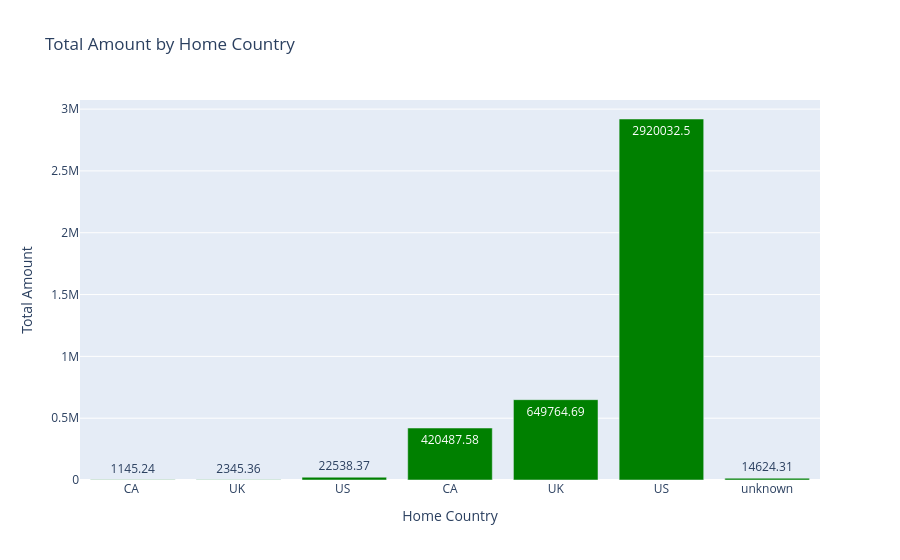

The notebook cell saved with this chart:
### Code cell
# 1. Force amount_src to numeric (float) before grouping
df2['amount_src'] = pd.to_numeric(df2['amount_src'], errors='coerce')

# 2. Grouping by home_country and summing amounts
country_amount = df2.groupby('home_country')['amount_src'].sum().reset_index(name='total_amount')

# 3. Rounding total_amount to 2 decimal places (This will work perfectly now!)
country_amount['total_amount'] = country_amount['total_amount'].round(2)

# Creating the bar plot for total amount by Home Country
fig_country = px.bar(
    country_amount,
    x='home_country', 
    y='total_amount',
    title='Total Amount by Home Country',
    labels={'total_amount': 'Total Amount', 'home_country': 'Home Country'},
    text='total_amount'  # Adding values on top of the bars
)

# Setting colors and hover template
fig_country.update_traces(marker_color='green', hovertemplate='Total Amount: %{y}<extra></extra>')

# Displaying the figure
fig_country.show()

### Figure 1 — Plotly figure (JSON) as saved in the notebook; plotly's stock layout.template omitted (floating-point values rounded to 4 significant figures)
{"data": [{"hovertemplate": "Total Amount: %{y}<extra></extra>", "legendgroup": "", "marker": {"color": "green", "pattern": {"shape": ""}}, "name": "", "orientation": "v", "showlegend": false, "text": [1145.0, 2345.0, 22540.0, 420500.0, 649800.0, 2920000.0, 14620.0], "textposition": "auto", "type": "bar", "x": [" CA  ", " UK  ", " US  ", "CA", "UK", "US", "unknown"], "xaxis": "x", "y": [1145.0, 2345.0, 22540.0, 420500.0, 649800.0, 2920000.0, 14620.0], "yaxis": "y"}], "layout": {"barmode": "relative", "legend": {"tracegroupgap": 0}, "title": {"text": "Total Amount by Home Country"}, "xaxis": {"anchor": "y", "domain": [0, 1], "title": {"text": "Home Country"}}, "yaxis": {"anchor": "x", "domain": [0, 1], "title": {"text": "Total Amount"}}}}
